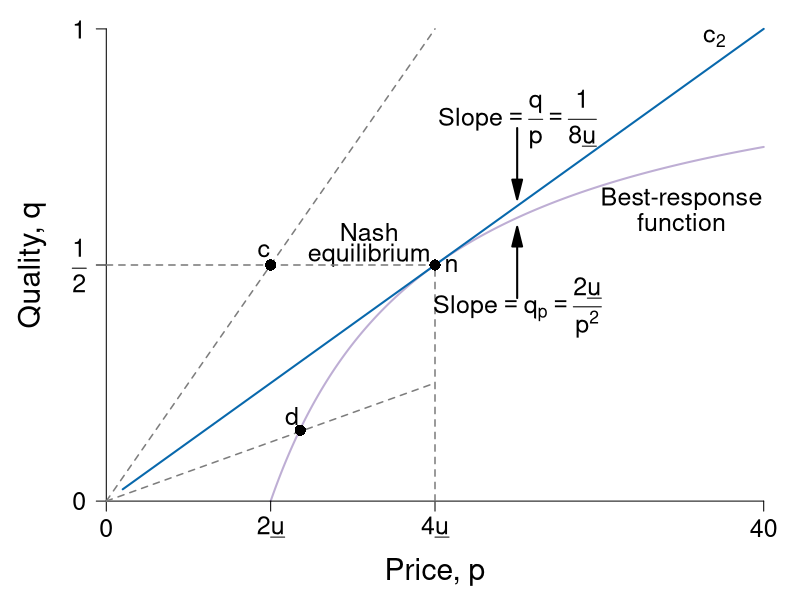

Generate this figure with R:
require(ggplot2)
require(shape)
pdf(file = "information_power/ch11_fig5.pdf", width = 9, height = 7)

#Set parameters for graphics
axislabelsize <- 1.8
labelsize <- 1.5
namesize <- 1.8
annotatesize <- 1.5
graphlinewidth <- 2
segmentlinewidth <- 1.5

COL <- c("#7fc97f", "#beaed4", "#fdc086", "#ffff99", "#386cb0", "#f0027f", "#bf5b17", "#666666")
COLA <- c("#e0f3db", "#99d8c9","#66c2a4","#41ae76", "#238b45", "#005824")
COLB <- c("#c6dbef", "#4eb3d3", "#2b8cbe", "#0868ac","#084081")
COLC <- c("#fcfbfd", "#efedf5", "#dadaeb", "#bcbddc", "#9e9ac8", "#807dba", "#6a51a3", "#54278f", "#3f007d")
grays <- gray.colors(25, start = 1, end = 0)

brfFn <- function(p, delta = 5) {
  1 - (2 * delta) / p
}

solowCondition <- function(p, delta = 5){
  (p*(1/(8*delta)))
}


par(mar =  c(4, 4, 0.5, 0.5))
xlims <- c(0, 40)
ylims <- c(0, 1)


plot(0, 0, xlim = xlims, ylim = ylims, type = "n",
     xlab = "",
     ylab = "",
     xaxt = "n", yaxt = "n", cex.lab = axislabelsize, bty = "n")

npts <- 500 
npts2 <- 501
#Specify the sequences of points for graphing. 
xx1 <- seq(10, xlims[2], length.out = npts)
xx2 <- seq(1, xlims[2], length.out = npts)

#Draw the lines for the graphs
lines(xx1, brfFn(xx1), col = COL[2], lwd = graphlinewidth)
lines(xx2, solowCondition(xx2, delta = 5), col = COLB[4], lwd = graphlinewidth)

#Customize ticks and labels for the plot
ticksy <- c(0, 0.5, 1)
ylabels <- c(0, expression(paste(frac(1,2))), 1)
ticksx <- c(0, 10, 20, 40)
xlabels <- c(0, expression(paste(2*underline("u"))), expression(paste(4*underline("u"))), 40)
axis(1, at = ticksx, pos = 0, labels = xlabels, cex.axis = labelsize)
axis(2, at = ticksy, pos = 0, labels = ylabels, las = 1, cex.axis = labelsize)

mtext(expression(paste("Price, ", p)), side = 1, line = 2.5, cex = axislabelsize)
text(-4.5, 0.5*ylims[2], expression(paste("Quality, ", q)), xpd = TRUE, cex = axislabelsize, srt = 90) 

#Annotation of the three graphs and the NE
t#ext(32, 0.97, expression(paste("Incomplete contract")), cex = annotatesize)
#text(36, 1, expression(paste("Isocost")), cex = annotatesize)
text(37, 0.98, expression(paste(c[2])), cex = annotatesize)
#text(32, 0.92, expression(paste(q == frac(p, 8*underline("u")))), cex = annotatesize)
text(35, 0.64, expression(paste("Best-response")), cex = annotatesize)
text(35, 0.59, expression(paste("function")), cex = annotatesize)
#text(35, 0.50, expression(paste(q == 1 - frac(2*underline("u"), p))), cex = annotatesize)
text(16, 0.57, expression(paste("Nash")), cex = annotatesize)
text(16, 0.52, expression(paste("equilibrium")), cex = annotatesize)

#Lines for the coordinates of the Nash equilbrium
segments(20, 0, 20, 0.5, lty = 2, col = grays[20], lwd = segmentlinewidth)
segments(0, 0.5, 20, 0.5, lty = 2, col = grays[20], lwd = segmentlinewidth)

#Iso-cost slope annotation
text(25, 0.81, expression(paste("Slope", phantom() == frac(q,p), phantom() == frac(1, 8*underline("u")))), cex = annotatesize)
Arrows(25, 0.79, 25, 0.66, col = "black", lty = 1, lwd = 2, arr.type = "triangle")

#BRF Slope annotation
text(25, 0.41, expression(paste("Slope", phantom() == q[p], phantom() == frac(2*underline("u"), p^2))), cex = annotatesize)
Arrows(25, 0.43, 25, 0.56, col = "black", lty = 1, lwd = 2, arr.type = "triangle")

#Add a point for the NE
points(20, 0.5, pch = 16, col = "black", cex = 1.5)
text(21, 0.5, expression(paste("n")), cex = annotatesize)

#Add a ray and a point for c.  
segments(0, 0, 20, 1, lty = 2, lwd = segmentlinewidth, col = grays[20])
points(10, 0.5, pch = 16, col = "black", cex = 1.5)
text(9.6, 0.53, expression(paste("c")), cex = annotatesize)

#Add a ray and a point for d. 
segments(0, 0, 20, 0.25, lty = 2, lwd = segmentlinewidth, col = grays[20])
points(11.8, 0.15, pch = 16, col = "black", cex = 1.5)
text(11.3, 0.18, expression(paste("d")), cex = annotatesize)

dev.off()
